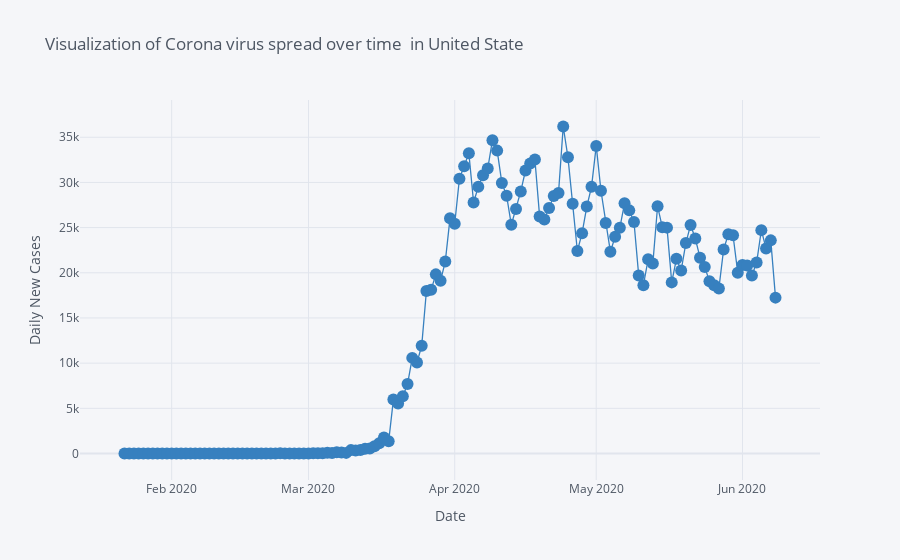

The code cell stored with this chart in its notebook:
### Code cell
fig=US.iplot(
    asFigure=True,
    subplots=True,
    mode='lines+markers+text',
    #text=text,
    y=['Daily New Cases'],
    opacity=0.5,
    xTitle='Date',
    yTitle='Daily New Cases',
    title='Visualization of Corona virus spread over time  in United State',
    colors='blue'
    )
fig.show()

### Figure 1 — Plotly figure (JSON) as saved in the notebook; plotly's stock layout.template omitted (floating-point values rounded to 4 significant figures; data arrays with more than 128 entries replaced by an {"elided": "..."} marker saying what was removed)
{"data": [{"line": {"color": "rgba(55, 128, 191, 1.0)", "dash": "solid", "shape": "linear", "width": 1.3}, "marker": {"size": 12, "symbol": "circle"}, "mode": "lines+markers+text", "name": "Daily New Cases", "text": "", "type": "scatter", "x": {"elided": "139 str values"}, "xaxis": "x", "y": {"elided": "139 int values"}, "yaxis": "y"}], "layout": {"legend": {"bgcolor": "#F5F6F9", "font": {"color": "#4D5663"}}, "paper_bgcolor": "#F5F6F9", "plot_bgcolor": "#F5F6F9", "title": {"font": {"color": "#4D5663"}, "text": "Visualization of Corona virus spread over time  in United State"}, "xaxis": {"anchor": "y", "domain": [0, 1], "gridcolor": "#E1E5ED", "showgrid": true, "tickfont": {"color": "#4D5663"}, "title": {"font": {"color": "#4D5663"}, "text": "Date"}, "zerolinecolor": "#E1E5ED"}, "yaxis": {"anchor": "x", "domain": [0, 1], "gridcolor": "#E1E5ED", "showgrid": true, "tickfont": {"color": "#4D5663"}, "title": {"font": {"color": "#4D5663"}, "text": "Daily New Cases"}, "zerolinecolor": "#E1E5ED"}}}
